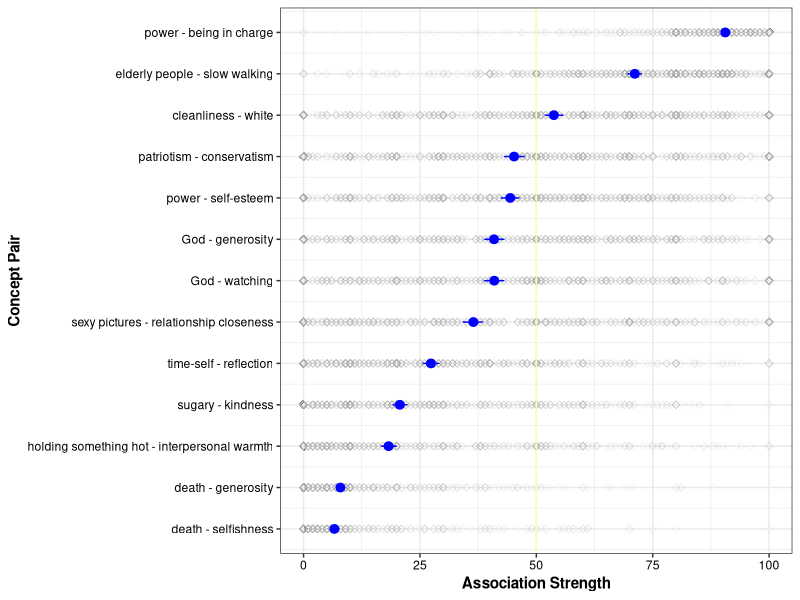
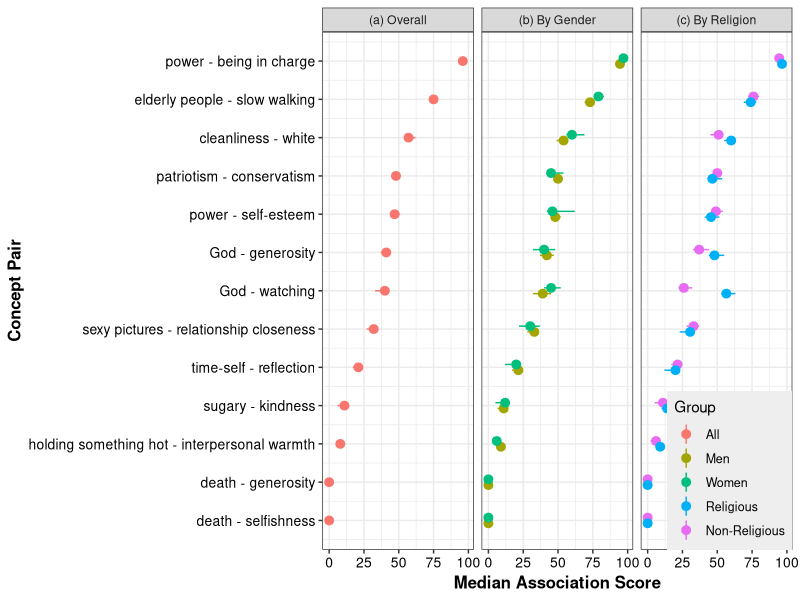

Here is the R script that generated these plots, in order:
################################################################################
######################### LOAD PACKAGES ########################################
################################################################################

library(psych)
library(ggplot2)
library(reshape)
library(Hmisc)

################################################################################
######################### BUILD DATA ###########################################
################################################################################

# We will pull in 2 data sets: one containing raw data with each participants'
# responses, and a second containing summarized data by demographic variables.
# In the raw data, each participant rated their association strength for 13
# different concept pairs from the social psych priming literature.
# You can create a table similar to the summarized data using the `summarizeBy`
# function in the `psych` package, but these data were created with custom
# functions using 10,000 bootstrap resamples. This process is not repeated here
# to save you (and me) lots of time.

# pull in raw data with all responses
rawData <- read.csv("rawData.csv")

# identify associations variables
assocVars <- c("warmth_5", "god_5", "god_6", "death_5", "death_6", "elderly_5",
               "power_5", "power_6", "conservati_5", "time_5", "purity_5",
               "sweet_5", "sexypics_5")

# identify demographic variables
demoVars <- c("gender", "religionbinary")

# summarize data
rawSummary <- data.frame(psych::describe(rawData[, assocVars]))

# rank data by median association
associationID <- row.names(rawSummary[order(rawSummary$median), ])
rank <- c(1:length(associationID))
ranks <- data.frame(associationID, rank)

# convert to long format, one row per rating
rawDataLong <- reshape(rawData, varying = c(assocVars),
                       v.names = "associationStrength",
                       idvar = "ResponseID",
                       id = assocData$ResponseID, direction = "long",
                       timevar = "associationID",
                       times = assocVars)

# add ranks
rawDataLong <- merge(rawDataLong, ranks, by = "associationID")

#####

# pull in summarized data
summarizedData <- read.csv("summarizedData.csv")


################################################################################
######################### PLOT DATA ############################################
################################################################################

# create a vector of concept pair labels
xlabels <- c("death - selfishness","death - generosity",
             "holding something hot - interpersonal warmth",
             "sugary - kindness","time-self - reflection",
             "sexy pictures - relationship closeness",
             "God - watching",
             "God - generosity","power - self-esteem",
             "patriotism - conservatism",
             "cleanliness - white",
             "elderly people - slow walking",
             "power - being in charge")

# This first plot is a single panel showing overal means overlaid on the raw
# data

singlePanel <- ggplot(data = rawDataLong,
                      aes(x = rank,
                          y = associationStrength)) +
  geom_point(shape = 5, alpha = .1, color = "darkgray",
             aes(group = ResponseID)) + # one point per person per association
  coord_flip() + # flip x and y
  stat_summary(fun.data = mean_cl_boot, , geom = "pointrange",
               colour = "blue") + # add mean & bootstapped 95% CI
  geom_hline(aes(yintercept = 50), color="#FFFF99") + # yellow line at 50
  scale_x_continuous("Concept Pair", breaks=c(1:13), labels = xlabels) + 
  theme_bw() +
  ylab("Association Strength") +
  theme(axis.title.x = element_text(face="bold"), 
        axis.title.y = element_text(face="bold"), 
        axis.text.x  = element_text(colour="#000000"), 
        axis.text.y  = element_text(colour="#000000"))

ggsave("singlePanel.png", singlePanel)


# this second plot just plots the medians and 95% eqivalent bca CIs in three
# panels for (a) all participants, (b) broken down by gender, (c) broken down by
# religion

# how far to separate men from women, religious from non-religious
pd <- position_dodge(.3)

multiPanel <- ggplot(data = summarizedData,
                     aes(x = Rank,
                         y = Median,
                         ymin = LL,
                         ymax = UL,
                         colour=Group)) +
  geom_pointrange(position = pd) + 
  facet_grid(. ~ panel) +
  coord_flip() +
  scale_x_continuous("Concept Pair", breaks=c(1:13), labels = xlabels) + 
  theme_bw() +
  theme(axis.title.x = element_text(face="bold", size=12), 
        axis.title.y = element_text(face="bold", size=12), 
        axis.text.x  = element_text(colour="#000000", size=10), 
        axis.text.y  = element_text(colour="#000000", size=10),
        legend.justification=c(1,0), 
        legend.position=c(1,0),
        legend.key = element_blank(), 
        legend.background = element_rect(fill = "#EEEEEE"),
        legend.text = element_text(size=9)
  ) + 
  scale_colour_discrete(labels=c("All", "Men", "Women", "Religious", "Non-Religious")) + 
  ylab("Median Association Score")

ggsave("multiPanel.png", multiPanel, width = 9)
